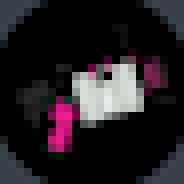
#> input picture WeaponList/52Gal.png, 23 x 23 px, given as the content of the folder source, which was not available (shown 8 times larger)
$ python WeaponCounter.py
#> lines starting #> are read from the running program, lines starting #| are printed output that depends on the picture; after the words box and inside, x2 and y2 are one past the last pixel; in counts of white or black regions, pixels touching at a corner belong together; pictures that were not available may be replaced by others from this repository, and a replacement may not be noted
### summary.py
# summary.py
import glob
from collections import defaultdict

def generate_summary():
    weapon_totals = defaultdict(int)
    csv_files = glob.glob("result/*_result.csv")

    for csv_path in csv_files:
        with open(csv_path, "r", encoding="utf-8") as f:
            for line in f:
                if ":" in line:
                    name, count = line.strip().split(":")
                    weapon_totals[name] += int(count)

    with open("result/summary.csv", "w", encoding="utf-8") as f:
        for name, total in sorted(weapon_totals.items(), key=lambda x: x[1], reverse=True):
            f.write(f"{name}:{total}\n")

    print("総カウント:", sum(weapon_totals.values()))

### WeaponCounter.py
import os
import cv2 as cv
import numpy as np
import glob
from matplotlib import pyplot as plt
from collections import defaultdict
import summary


WeaponLists = glob.glob("WeaponList/*")
SourceImages = glob.glob("source/*.png")

resultlist = np.array([])

for source_path in SourceImages:
    img_rgb = cv.imread(source_path,cv.IMREAD_COLOR_BGR)
#> img_rgb is the input picture: shape (23, 23, 3); mean B, G, R 33.8, 29.2, 35.1
    assert img_rgb is not None, f"{source_path} が読み込めません"
    img_gray = cv.cvtColor(img_rgb, cv.COLOR_BGR2GRAY)
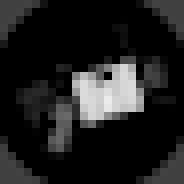
#> img_gray: shape (23, 23) (shown 8 times larger); min 0, max 235, mean 31.5

    source_name = os.path.basename(source_path).replace(".png", "")
    resultlist = np.array([])

    for weapon_dir in WeaponLists:
        template = cv.imread(weapon_dir, cv.IMREAD_GRAYSCALE)
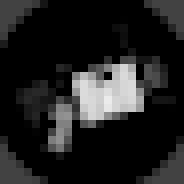
#> template: shape (23, 23) (shown 8 times larger); min 0, max 235, mean 33
        assert template is not None, f"{weapon_dir} が読み込めません"

        #may need to change
        result = cv.matchTemplate(img_gray, template, cv.TM_CCORR_NORMED)
#> result = [0.996]
        th, tw = template.shape[:2]
#> th = 23; tw = 23
        threshold = 0.98
        loc = np.where(result >= threshold)
#> loc = ([0], [0])
        w, h = template.shape
#> w = 23; h = 23

        # remove covering selection
        prev_loc = 0
        loc_list_x = loc[0]
#> loc_list_x = [0]
        loc_list_y = loc[1]
#> loc_list_y = [0]
        #print(loc_list_x, loc_list_y)   #for test

        if len(loc[0])>1:
            counter = 0
            loc_copy = loc_list_x
            for loc_item in loc_copy:
                #print(counter, prev_loc, loc_item)
                if abs(loc_item-prev_loc) <= 10:
                    # delete selected.
                    loc_list_x = np.delete(loc_list_x, counter)
                    loc_list_y = np.delete(loc_list_y, counter)
                    #print("delete")
                else:
                    counter+=1
                    prev_loc = loc_item
                    #print("add counter : ", counter)

                if prev_loc == 0:
                    prev_loc = loc_item

        # update array for results
        weapon_filename = weapon_dir.replace("WeaponList\\", "")
        weapon_name = weapon_filename.replace(".png", "")
        #print(weapon_name,len(loc_list_x))
        resultlist = np.append(resultlist, [weapon_name, len(loc_list_x)])

        # make image for test
        location_list = (loc_list_x, loc_list_y)
#> location_list = ([0], [0])
        print(weapon_name, location_list)
#| WeaponList/52Gal (array([0]), array([0]))
        for pt in zip(*location_list[::-1]):
            cv.rectangle(img_rgb, pt, (pt[0] + w, pt[1] + h), (0,0,255), 1)
#> this loop made 1 pass
#> pt on pass 1: (0, 0)
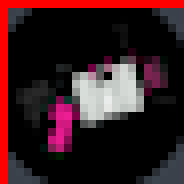
#> img_rgb: shape (23, 23, 3) (shown 8 times larger); 8.51% of pixels changed, all inside (x1, y1, x2, y2) = (0, 0, 23, 23)

    output_name = os.path.basename(source_path).replace(".png", "_res.png")
    cv.imwrite(f'result/{output_name}', img_rgb)


    resultlist = resultlist.reshape(-1, 2)
    formatted_result = [f"{name}:{count}" for name, count in resultlist]
#> formatted_result = ['WeaponList/52Gal:1', 'WeaponList/52_Gal:0', 'WeaponList/96_Gal_Deco:0', 'WeaponList/Aerospray_RG:0']
    output_csv = f"{source_name}_result.csv"
    np.savetxt(f"result/{output_csv}", formatted_result, fmt='%s')

summary.generate_summary()
